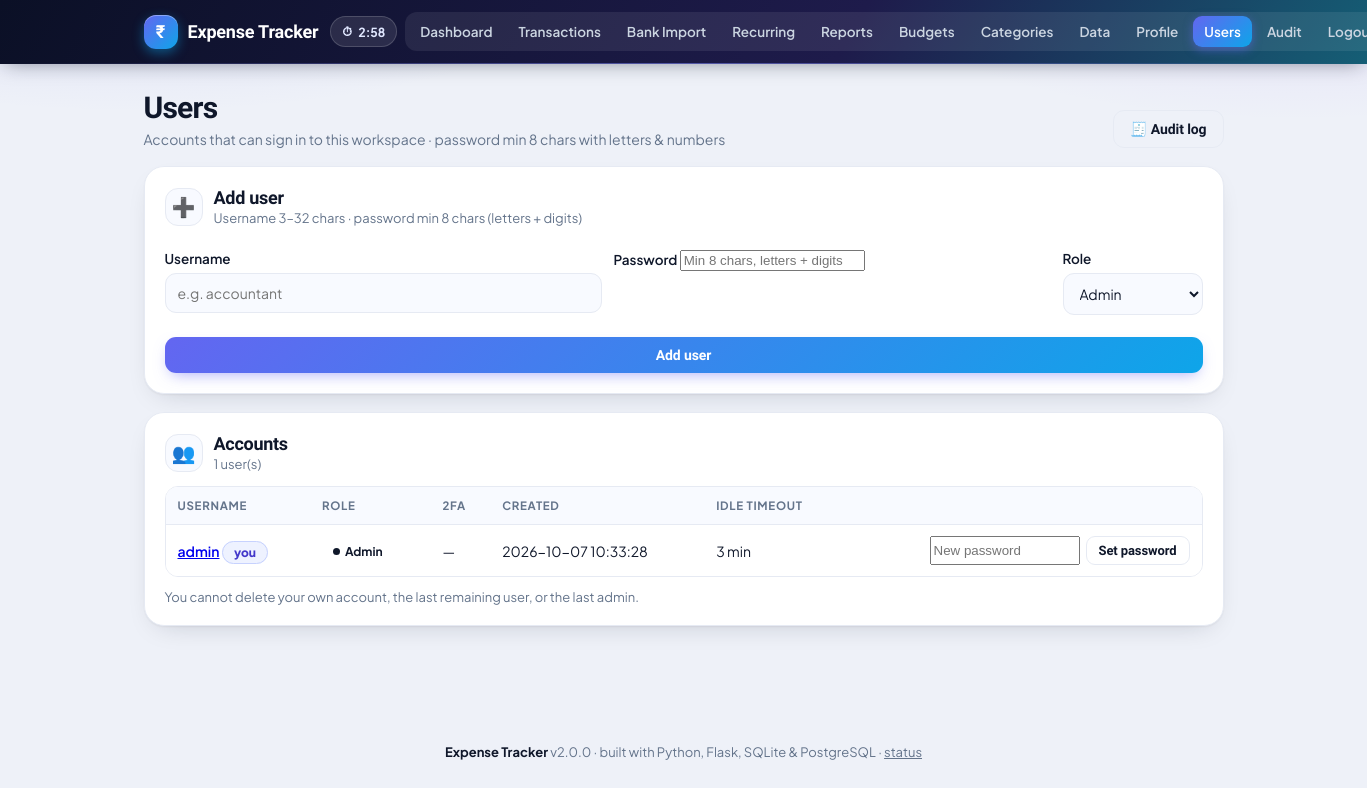
The app's page /users (signed in) with its own data.
### tables this page shows
CREATE TABLE users (
    id INTEGER PRIMARY KEY AUTOINCREMENT,
    username TEXT UNIQUE NOT NULL,
    password_hash TEXT NOT NULL,
    created_at TEXT DEFAULT CURRENT_TIMESTAMP
, session_timeout_minutes INTEGER, role TEXT DEFAULT 'admin', totp_secret TEXT, totp_enabled INTEGER DEFAULT 0);

### app/modules/auth/controllers.py (the view, shortened to what this page needs)
@bp.route("/users", methods=["GET", "POST"])
@admin_required
def users():
    db = get_db()
    return render_template("auth/users.html", users=models.all_users(db),
                           roles=models.ROLES,
                           current=session.get("user", ""))

### app/db.py (called while the page is built, shortened)
def _sqlite_row_factory(cursor, values):
    fields = [d[0] for d in cursor.description] if cursor.description else []
    return Row(zip(fields, values))

def _ensure_db_dir(db_path):
    parent = os.path.dirname(os.path.abspath(db_path))
    if parent and not os.path.isdir(parent):
        os.makedirs(parent, exist_ok=True)

def resolve_engine(config):
    raw = (config.get("DB_TYPE") or "").strip().lower()
    if raw in ("", "auto"):
        return "pg" if config.get("DATABASE_URL") else "sqlite"

def connect(config):
    engine = resolve_engine(config)
    path = config["EXPENSE_DB"]
    _ensure_db_dir(path)
    raw = sqlite3.connect(path)
    raw.row_factory = _sqlite_row_factory
    raw.execute("PRAGMA foreign_keys = ON")
    return Connection(raw, "sqlite")

def get_db():
    if "db" not in g:
        g.db = connect(current_app.config)
    return g.db

    def __getitem__(self, key):
        if isinstance(key, int):
            return tuple(self.values())[key]
        return super().__getitem__(key)

    def fetchone(self):
        return self._cur.fetchone()

    def fetchall(self):
        return self._cur.fetchall()

    def execute(self, sql, params=()):
        if self.engine == "pg":
            sql = to_pg(sql)
        return _Cursor(self._raw.execute(sql, params))

    def close(self):
        self._raw.close()

### app/modules/auth/controllers.py (called while the page is built, shortened)
@bp.before_app_request
def require_login():
    db = get_db()
    g.is_admin = models.is_admin(db, session["user"])
    timeout = models.effective_timeout(
        db, session["user"],
        current_app.config.get("SESSION_TIMEOUT_MINUTES", 5))
    g.idle_timeout_minutes = timeout  # shown as a live countdown in the nav
    now = time.time()
    last = session.get("last_active")
    if last is not None and now - float(last) > timeout * 60:
        session.clear()
        flash("Signed out due to inactivity. Please sign in again.", "error")
        return redirect(url_for("auth.login"))
    session["last_active"] = now
    return None

def admin_required(view):
    @functools.wraps(view)
    def wrapper(*args, **kwargs):
        if not session.get("user"):
            return redirect(url_for("auth.login"))
        if not g.get("is_admin", False):
            flash("That action requires an admin account.", "error")
            return redirect(url_for("dashboard.index"))
        return view(*args, **kwargs)
    return wrapper

### app/modules/auth/models.py (called while the page is built)
def get_user(db, username):
    return db.execute("SELECT * FROM users WHERE username=?", (username or "",)).fetchone()

### app/modules/auth/templates/auth/users.html (shortened to what this page needs)
{% extends "base.html" %}
{% block content %}
<div class="page-head">
  <div>
    <h1>Users</h1>
    <p class="sub">Accounts that can sign in to this workspace · password min 8 chars with letters &amp; numbers</p>
  </div>
  <a class="btn ghost" href="{{ url_for('auth.audit') }}">🧾 Audit log</a>
</div>
<section class="panel">
  <div class="panel-head">
    <span class="pic">➕</span>
    <div><h2>Add user</h2><p>Username 3–32 chars · password min 8 chars (letters + digits)</p></div>
  </div>
  <form method="post" action="{{ url_for('auth.users') }}">
    <div class="row">
      <label style="flex:1">Username
        <input type="text" name="username" required minlength="3" maxlength="32"
               autocomplete="off" placeholder="e.g. accountant">
      </label>
      <label style="flex:1">Password
        <input type="password" name="password" required minlength="8"
               autocomplete="new-password" placeholder="Min 8 chars, letters + digits">
      </label>
      <label style="max-width:140px">Role
        <select name="role">
          {% for r in roles %}
          <option value="{{ r }}" {% if r == 'admin' %}selected{% endif %}>{{ r|capitalize }}</option>
          {% endfor %}
        </select>
      </label>
    </div>
    <div class="row" style="margin-top:12px">
      <button class="btn primary" type="submit" style="flex:1">Add user</button>
    </div>
  </form>
</section>
<section class="panel">
  <div class="panel-head">
    <span class="pic">👥</span>
    <div><h2>Accounts</h2><p>{{ users|length }} user(s)</p></div>
  </div>
  <div class="table-wrap"><table>
    <thead><tr><th>Username</th><th>Role</th><th>2FA</th><th>Created</th><th>Idle timeout</th><th></th></tr></thead>
    <tbody>
      {% for u in users %}
      <tr>
        <td class="cat-name"><a href="{{ url_for('auth.user_profile', user_id=u['id']) }}">{{ u["username"] }}</a>
          {% if u["username"] == current %}<span class="count-pill">you</span>{% endif %}
        </td>
        <td>
          {% if u["username"] != current %}
          <form method="post" action="{{ url_for('auth.change_role', user_id=u['id']) }}"
                style="display:flex;gap:6px">
            <input type="hidden" name="csrf_token" value="{{ csrf_token() }}">
            <select name="role" style="margin:0;width:110px">
              {% for r in roles %}
              <option value="{{ r }}" {% if (u["role"] or 'admin') == r %}selected{% endif %}>{{ r|capitalize }}</option>
              {% endfor %}
            </select>
            <button class="btn small" type="submit">Set</button>
          </form>
          {% else %}
          <span class="badge">{{ u["role"] or "admin" }}</span>
        {% endif %}
        </td>
        <td>{{ "🔐 on" if u["totp_enabled"] else "—" }}</td>
        <td>{{ u["created_at"] or "—" }}</td>
        <td>{{ u["session_timeout_minutes"] or "default" }}{% if u["session_timeout_minutes"] %} min{% endif %}</td>
        <td>
          <div class="actions" style="justify-content:flex-end">
            <form method="post" action="{{ url_for('auth.reset_password', user_id=u['id']) }}"
                  style="display:flex;gap:6px">
              <input type="password" name="password" required minlength="4"
                     autocomplete="new-password" placeholder="New password"
                     style="margin:0;width:150px">
              <button class="btn small" type="submit">Set password</button>
            </form>
          </div>
        </td>
      </tr>
      {% endfor %}
    </tbody>
  </table></div>
  <p class="hint">You cannot delete your own account, the last remaining user, or the last admin.</p>
</section>
{% endblock %}

### records on screen
users: username "admin", shows "you", role "Admin", totp_enabled "—", created_at "2026-10-07 10:33:28", session_timeout_minutes "3"

### other values on screen
{{ users|length }} "1"
{{ app_version }} "2.0.0"
form field role "Admin"
